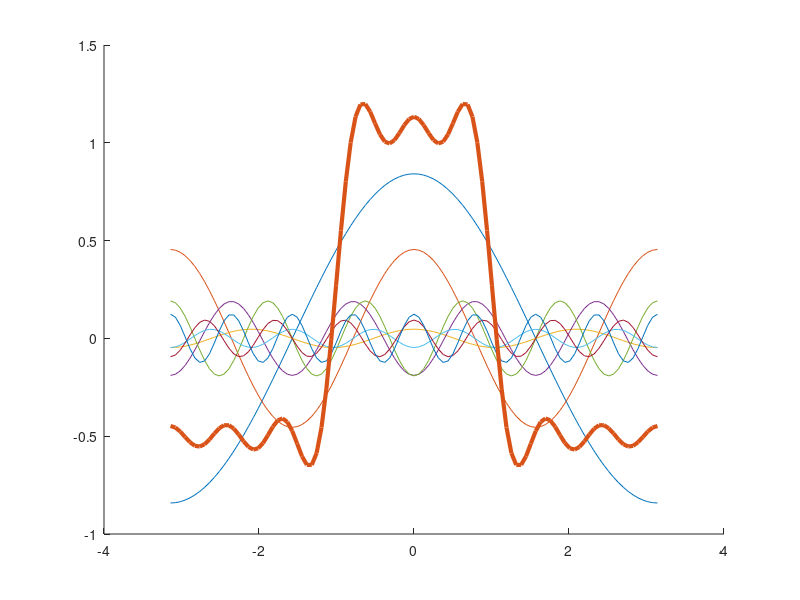
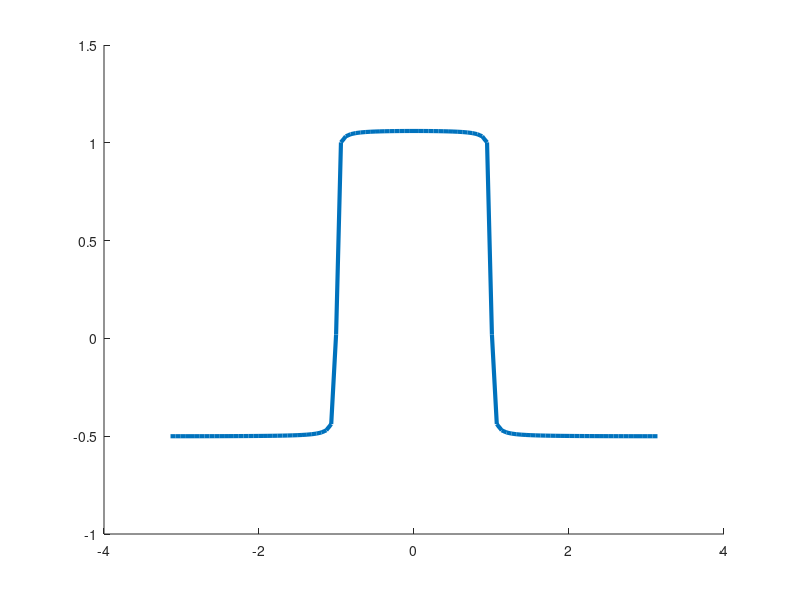

The MATLAB source for these figures, in order:
%
% Plot the result of combining weighted sinusoids to create a square
% wave.
%
% Kurt Motekew  2022/07/31
%

clear;

  % Fundamental frequency, rad/sec
w1 = 1.0;

  % Period and increment
pd = 2*pi/w1;
dt = pd/100;
t = (-pd/2):dt:(pd/2);

fprintf('\nFundamental frequency %1.1f rad/sec', w1);
fprintf(' and Period %1.3e sec', pd);
fprintf('\n');

  % Overlay multiple harmonics and the combined result
figure; hold on;
y = zeros(size(t));
for ii = 1:8
  wn = ii*w1;
  an = sin(wn)/(wn);
  yn = an*cos(wn*t);
  plot(t, yn);
  y = y + yn;
end
plot(t, y, 'linewidth',3);

  % Single plot with many harmonics added
y = zeros(size(t));
for ii = 1:100
  wn = ii*w1;
  an = sin(wn)/wn;
  yn = an*cos(wn*t);
  y = y + yn;
end
figure; hold on;
plot(t, y, 'linewidth',3);


